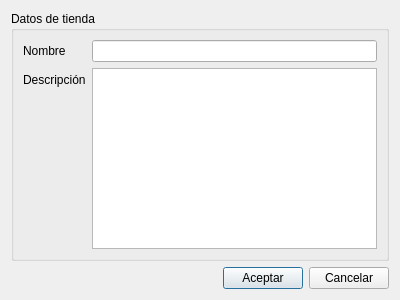
<?xml version="1.0" encoding="UTF-8"?>
<ui version="4.0">
 <class>StoreUpdateDialog</class>
 <widget class="QDialog" name="StoreUpdateDialog">
  <property name="geometry">
   <rect>
    <x>0</x>
    <y>0</y>
    <width>400</width>
    <height>300</height>
   </rect>
  </property>
  <property name="windowTitle">
   <string>Dialog</string>
  </property>
  <layout class="QVBoxLayout" name="verticalLayout">
   <item>
    <widget class="QGroupBox" name="groupBox">
     <property name="title">
      <string>Datos de tienda</string>
     </property>
     <layout class="QFormLayout" name="formLayout">
      <item row="0" column="0">
       <widget class="QLabel" name="nameLabel">
        <property name="text">
         <string>Nombre</string>
        </property>
       </widget>
      </item>
      <item row="0" column="1">
       <widget class="QLineEdit" name="nameEdit"/>
      </item>
      <item row="1" column="0">
       <widget class="QLabel" name="descLabel">
        <property name="text">
         <string>Descripción</string>
        </property>
       </widget>
      </item>
      <item row="1" column="1">
       <widget class="QPlainTextEdit" name="descEdit"/>
      </item>
     </layout>
    </widget>
   </item>
   <item>
    <layout class="QHBoxLayout" name="horizontalLayout">
     <item>
      <spacer name="horizontalSpacer">
       <property name="orientation">
        <enum>Qt::Horizontal</enum>
       </property>
       <property name="sizeHint" stdset="0">
        <size>
         <width>40</width>
         <height>20</height>
        </size>
       </property>
      </spacer>
     </item>
     <item>
      <widget class="QPushButton" name="acceptButton">
       <property name="text">
        <string>Aceptar</string>
       </property>
      </widget>
     </item>
     <item>
      <widget class="QPushButton" name="cancelButton">
       <property name="text">
        <string>Cancelar</string>
       </property>
      </widget>
     </item>
    </layout>
   </item>
  </layout>
 </widget>
 <resources/>
 <connections>
  <connection>
   <sender>cancelButton</sender>
   <signal>clicked()</signal>
   <receiver>StoreUpdateDialog</receiver>
   <slot>reject()</slot>
   <hints>
    <hint type="sourcelabel">
     <x>367</x>
     <y>276</y>
    </hint>
    <hint type="destinationlabel">
     <x>396</x>
     <y>271</y>
    </hint>
   </hints>
  </connection>
 </connections>
</ui>
